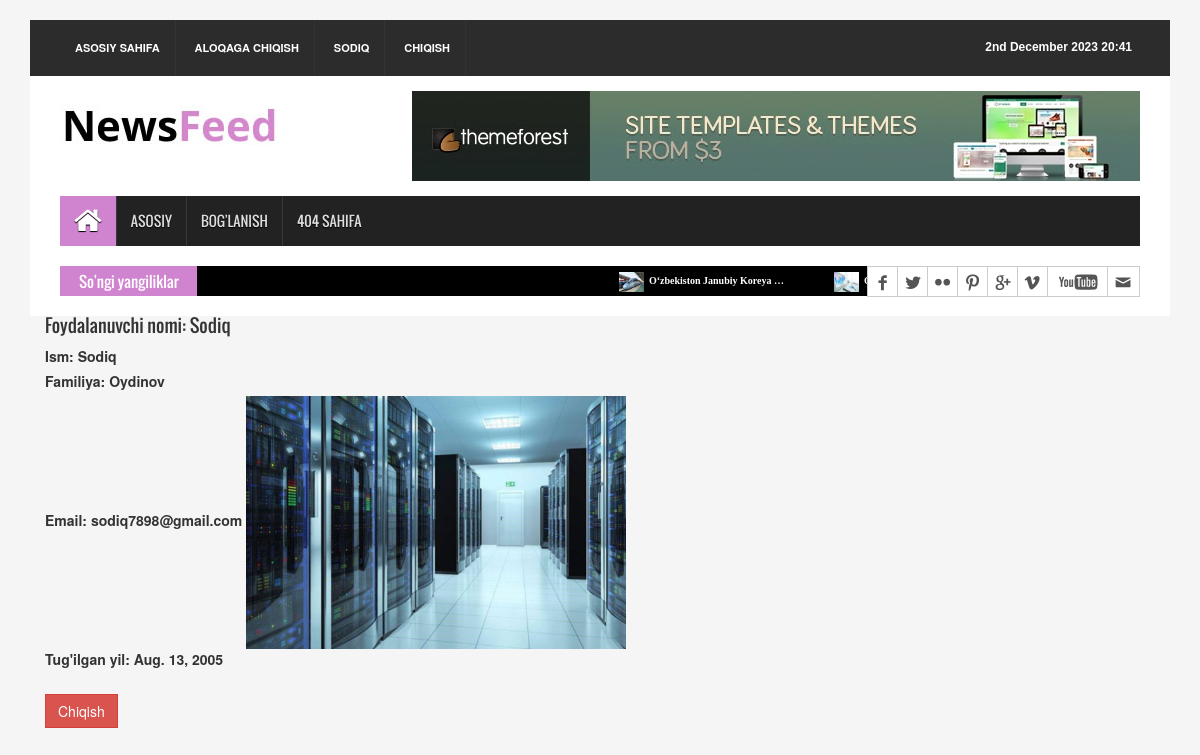
/profile/ (signed in), run on the app's committed database.
### news/models.py (models this page shows, shortened)
class News(models.Model):
	title = models.CharField(max_length = 250)
	slug = models.SlugField(max_length = 250)
	body = models.TextField()
	image = models.ImageField(upload_to = 'media/')
	category = models.ForeignKey(Category, on_delete = models.CASCADE)
	publish_time = models.DateTimeField(auto_now = True)
	created_time = models.DateTimeField(auto_now_add= True)
	is_avilable = models.BooleanField(default=True)
	class Meta:
		verbose_name = 'Yangilik'
		verbose_name_plural = 'Yangiliklar'

### users/models.py (models this page shows, shortened)
class Profile(models.Model):
    user = models.OneToOneField(User, on_delete=models.CASCADE)
    image = models.ImageField(upload_to='media', null=True, blank=True)
    date_of_birth = models.DateField(null=True, blank=True)
    class Meta:
        verbose_name = 'Profil'
        verbose_name_plural = 'Profil'

### users/views.py (the view)
# urls.py: path('profile/', profile, name='profile'),
@login_required()
def profile(request):
    user = request.user
    context = {
        'user': user
    }
    return render(request, 'user_profile.html', context)

### news/context_proc.py (called while the page is built)
def last_news(request):
	news = News.objects.all().order_by('-id')[:6]
	context = {
		'news_ticker': news
	}
	return context

### templates/user_profile.html
{% extends "base.html" %}
{% block content %}
<div class='container'>
    <h4>Foydalanuvchi nomi: {{ user.username.title }}</h3>
    <label>Ism: {{ user.first_name }}</label><br>
    <label>Familiya: {{ user.last_name }}</label><br>
    <label>Email: {{ user.email }}</label>
    <img style='width: 38rem' src='{{ user.profile.image.url }}' alt='Nimadir xato ketdi ):'><br>
    <label>Tug'ilgan yil: {{ user.profile.date_of_birth }}</label><br><br>
    <a href="{% url 'logout' %}" class='btn btn-danger shadow'>Chiqish</a>
</div>
{% endblock content %}

### templates/base.html (shortened to what this page needs)
{% load static %}
<!DOCTYPE html>
<html>
<head>
<link rel="stylesheet"  href="{% static 'css/bootstrap.min.css' %}">
<link rel="stylesheet"  href="{% static 'css/font-awesome.min.css' %}">
<link rel="stylesheet"  href="{% static 'css/animate.css' %}">
<link rel="stylesheet"  href="{% static 'css/font.css' %}">
<link rel="stylesheet"  href="{% static 'css/li-scroller.css' %}">
<link rel="stylesheet"  href="{% static 'css/slick.css' %}">
<link rel="stylesheet"  href="{% static 'css/jquery.fancybox.css' %}">
<link rel="stylesheet"  href="{% static 'css/theme.css' %}">
<link rel="stylesheet"  href="{% static 'css/style.css' %}">
</head>
<body>
<div class="container">
  <header id="header">
    <div class="row">
      <div class="col-lg-12 col-md-12 col-sm-12">
        <div class="header_top">
          <div class="header_top_left">
            <ul class="top_nav">
              <li><a href="{% url 'home' %}">Asosiy sahifa</a></li>
              <li><a href="{% url 'contact' %}">Aloqaga chiqish</a></li>
              {% if user.is_authenticated %}
                <li><a href="{% url 'profile' %}">{{ user.username.title }}</a></li>
                <li><a href="{% url 'logout' %}">Chiqish</a></li>
              {% else %}
                <li><a href="{% url 'login' %}">Kirish</a></li>
              {% endif %}
            </ul>
          </div>
          <div class="header_top_right">
            <p>{% now "jS F Y H:i" %}</p>
          </div>
        </div>
      </div>
      <div class="col-lg-12 col-md-12 col-sm-12">
        <div class="header_bottom">
          <div class="logo_area"><a href="{% url 'home' %}" class="logo"><img src = "{% static 'images/logo.jpg' %}" alt=""></a></div>
          <div class="add_banner"><a href="#"><img src = "{% static 'images/addbanner_728x90_V1.jpg' %}" alt=""></a></div>
        </div>
      </div>
    </div>
  </header>
  <section id="navArea">
    <nav class="navbar navbar-inverse" role="navigation">
      <div id="navbar" class="navbar-collapse collapse">
        <ul class="nav navbar-nav main_nav">
          <li class="active"><a href="{% url 'home' %}"><span class="fa fa-home desktop-home"></span><span class="mobile-show">Asosiy</span></a></li>
          <li><a href="{% url 'home' %}">Asosiy</a></li>
          <li><a href="{% url 'contact' %}">Bog'lanish</a></li>
          <li><a href="{% url 'wrong' %}">404 sahifa</a></li>
        </ul>
      </div>
    </nav>
  </section>
  <section id="newsSection">
    <div class="row">
      <div class="col-lg-12 col-md-12">
        <div class="latest_newsarea"> <span>So'ngi yangiliklar</span>
          <ul id="ticker01" class="news_sticker">
            {% for i in news_ticker %}
            <li><a href="{% url 'detail' i.slug %}"><img src = "{{ i.image.url }}" alt="">{{ i.title|truncatewords:3 }}</a></li>
            {% endfor %}
          </ul>
          <div class="social_area">
            <ul class="social_nav">
              <li class="facebook"><a href="#"></a></li>
              <li class="twitter"><a href="#"></a></li>
              <li class="flickr"><a href="#"></a></li>
              <li class="pinterest"><a href="#"></a></li>
              <li class="googleplus"><a href="#"></a></li>
              <li class="vimeo"><a href="#"></a></li>
              <li class="youtube"><a href="#"></a></li>
              <li class="mail"><a href="#"></a></li>
            </ul>
          </div>
        </div>
      </div>
    </div>
  </section>
  <div>
    {% block content %}
    {% endblock content %}
  </div>
</body>
</html>

### static/css/li-scroller.css (style rules this page uses)
ul.newsticker { position:relative; left:750px; font:bold 10px Verdana; list-style-type:none; margin:0; padding:0 }
ul.newsticker li { float:left; margin:0; padding:0 }
ul.newsticker a { white-space:nowrap; padding:0; color:#fff; margin:0 50px 0 0 }
ul.newsticker a > img { height:20px; margin-right:5px; width:25px }

### static/css/theme.css (style rules this page uses)
.navbar-inverse .navbar-nav > .active > a, .navbar-inverse .navbar-nav > .active > a:hover, .navbar-inverse .navbar-nav > .active > a:focus { background-color:#d083cf }
.latest_newsarea span { background:none repeat scroll 0 0 #d083cf }

### data on the page
News: image (picture), title "O‘zbekiston Janubiy Koreya …"
News: image (picture)

### other printed values
{{ user.username.title }} "SODIQ"
{{ user.username.title }} "Sodiq"
{{ user.first_name }} "Sodiq"
{{ user.last_name }} "Oydinov"
{{ user.email }} "sodiq7898@gmail.com"
{{ user.profile.date_of_birth }} "Aug. 13, 2005"
